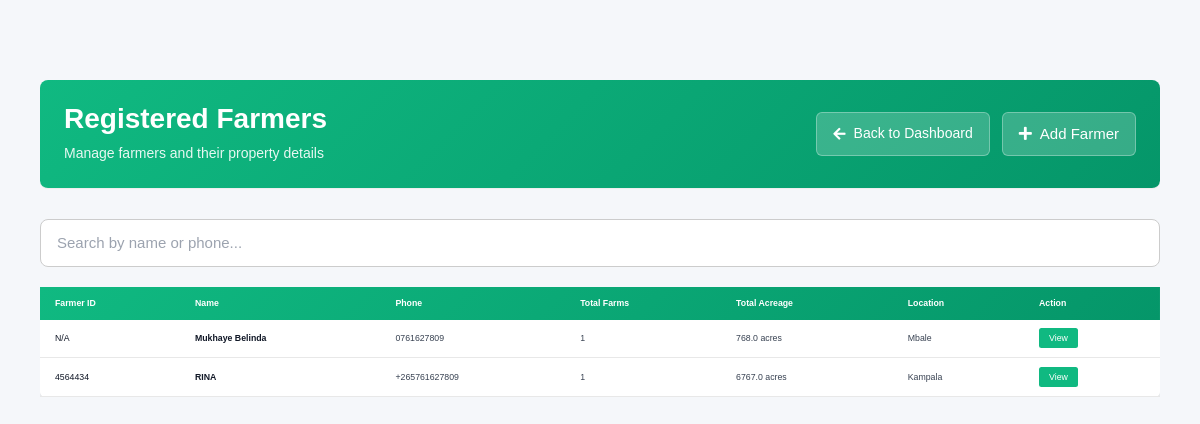
The app's page /farmer/ (signed in) with its own data.
### farmcore/models.py (models this page shows, shortened)
class Farmer(models.Model):
    farmer_id = models.CharField(max_length=20, unique=True, blank=True, null=True)
    name = models.CharField(max_length=255, blank=True, null=True)
    phone = models.CharField(max_length=15, unique=True)
    def total_farms(self):
        return self.farms.count()
    def total_acreage(self):
        return sum(farm.size_in_acres for farm in self.farms.all())

class Farm(models.Model):
    farmer = models.ForeignKey(Farmer, on_delete=models.CASCADE, related_name='farms')
    name = models.CharField(max_length=255)
    size_in_acres = models.FloatField()
    location = models.CharField(max_length=255, default='')

### farmcore/views.py (the view)
# urls.py: path('farmer/', views.farmers, name='farmer'),
@login_required(login_url='login')
def farmers(request):
    search_query = request.GET.get('search', '')
    farmers = Farmer.objects.all()
    if search_query:
        farmers = farmers.filter(
            Q(name__icontains=search_query) |
            Q(farmer_id__icontains=search_query) |
            Q(phone__icontains=search_query)
        )
    context = {
        'farmers': farmers,
        'search_query': search_query,
    }
    return render(request, 'farmer.html', context)

### farmcore/templates/farmer.html (shortened to what this page needs)
<!DOCTYPE html>
<html lang="en">
<head>
<link rel="stylesheet" href="https://cdnjs.cloudflare.com/ajax/libs/twitter-bootstrap/3.3.7/css/bootstrap.min.css">
<link rel="stylesheet" href="https://cdnjs.cloudflare.com/ajax/libs/font-awesome/5.15.4/css/all.min.css">
<script src="https://cdn.tailwindcss.com"></script>
<link rel="stylesheet" href="/static/css/style.css">
</head>
<body>
<div class="farmers-container">
    <div class="page-header">
        <div class="page-header-content">
            <h2>Registered Farmers</h2>
            <p>Manage farmers and their property details</p>
        </div>
        <div style="display: flex; gap: 12px;">
            <a href="{% url 'dashboard' %}" class="back-button">
                <i class="fas fa-arrow-left"></i> Back to Dashboard
            </a>
            <a href="{% url 'add_farmer' %}" class="btn-add">
                <i class="fas fa-plus"></i> Add Farmer
            </a>
        </div>
    </div>
    <form method="GET" class="search-box">
        <input type="text" name="search" placeholder="Search by name or phone..."
               value="{{ search_query }}">
    </form>
    {% if farmers %}
    <div class="overflow-x-auto">
        <table class="min-w-full bg-white rounded-lg shadow">
            <thead>
                <tr style="background: linear-gradient(135deg, #10b981 0%, #059669 100%); color: white;">
                    <th class="px-6 py-4 text-left font-bold text-sm">Farmer ID</th>
                    <th class="px-6 py-4 text-left font-bold text-sm">Name</th>
                    <th class="px-6 py-4 text-left font-bold text-sm">Phone</th>
                    <th class="px-6 py-4 text-left font-bold text-sm">Total Farms</th>
                    <th class="px-6 py-4 text-left font-bold text-sm">Total Acreage</th>
                    <th class="px-6 py-4 text-left font-bold text-sm">Location</th>
                    <th class="px-6 py-4 text-left font-bold text-sm">Action</th>
                </tr>
            </thead>
            <tbody>
                {% for farmer in farmers %}
                <tr style="border-bottom: 1px solid #e8e8e8; transition: all 0.2s;" onmouseover="this.style.backgroundColor='#f0fdf4'; this.style.boxShadow='0 2px 8px rgba(16, 185, 129, 0.1)';" onmouseout="this.style.backgroundColor='white'; this.style.boxShadow='none';">
                    <td class="px-6 py-5 text-sm font-medium text-gray-900">{{ farmer.farmer_id|default:"N/A" }}</td>
                    <td class="px-6 py-5 text-sm font-semibold text-gray-900">{{ farmer.name }}</td>
                    <td class="px-6 py-5 text-sm text-gray-700">{{ farmer.phone }}</td>
                    <td class="px-6 py-5 text-sm text-gray-700">{{ farmer.total_farms }}</td>
                    <td class="px-6 py-5 text-sm text-gray-700">{{ farmer.total_acreage }} acres</td>
                    <td class="px-6 py-5 text-sm text-gray-700">{% if farmer.farms.first %}{{ farmer.farms.first.location }}{% else %}No location{% endif %}</td>
                    <td class="px-6 py-5 text-sm">
                        <a href="{% url 'farmer_details' farmer.id %}" class="bg-emerald-500 text-white px-4 py-2 rounded font-medium hover:bg-emerald-600 transition">View</a>
                    </td>
                </tr>
                {% endfor %}
            </tbody>
        </table>
    </div>
    {% endif %}
</div>
</body>
</html>

### farmcore/static/css/style.css (style rules this page uses)
body { margin: 0; font-family: Arial, sans-serif; background: #f5f7fa; color: #1a1a1a; }

### farmcore/templates/farmer.html (style rules this page uses)
.farmers-container { padding: 40px; width: 100%; max-width: 1200px; margin: auto; }
.page-header { display: flex; justify-content: space-between; align-items: center; margin-bottom: 30px; padding: 24px; background: linear-gradient(135deg, #10b981 0%, #059669 100%); border-radius: 8px; color: white; }
.page-header-content h2 { margin: 0 0 8px 0; font-size: 28px; font-weight: 700; }
.page-header-content p { margin: 0; opacity: 0.9; font-size: 14px; }
.back-button { display: inline-flex; align-items: center; gap: 8px; background: rgba(255, 255, 255, 0.2); color: white; padding: 10px 16px; border-radius: 6px; text-decoration: none; font-weight: 500; transition: all 0.3s; border: 1px solid rgba(255, 255, 255, 0.3); }
.btn-add { background: rgba(255, 255, 255, 0.2); color: white; padding: 10px 16px; border-radius: 6px; text-decoration: none; font-size: 15px; transition: 0.3s; border: 1px solid rgba(255, 255, 255, 0.3); display: inline-flex; align-items: center; gap: 8px; font-weight: 500; }
.search-box { margin-bottom: 20px; }
.search-box input { width: 100%; padding: 12px 16px; border-radius: 8px; border: 1px solid #ccc; font-size: 15px; }

### records on screen
Farmer: farmer_id "N/A", name "Mukhaye Belinda", phone "0761627809", total_farms "1", total_acreage "768.0", farms.first.location "Mbale"
Farmer: farmer_id "4564434", name "RINA", phone "+265761627809", total_farms "1", total_acreage "6767.0", farms.first.location "Kampala"
